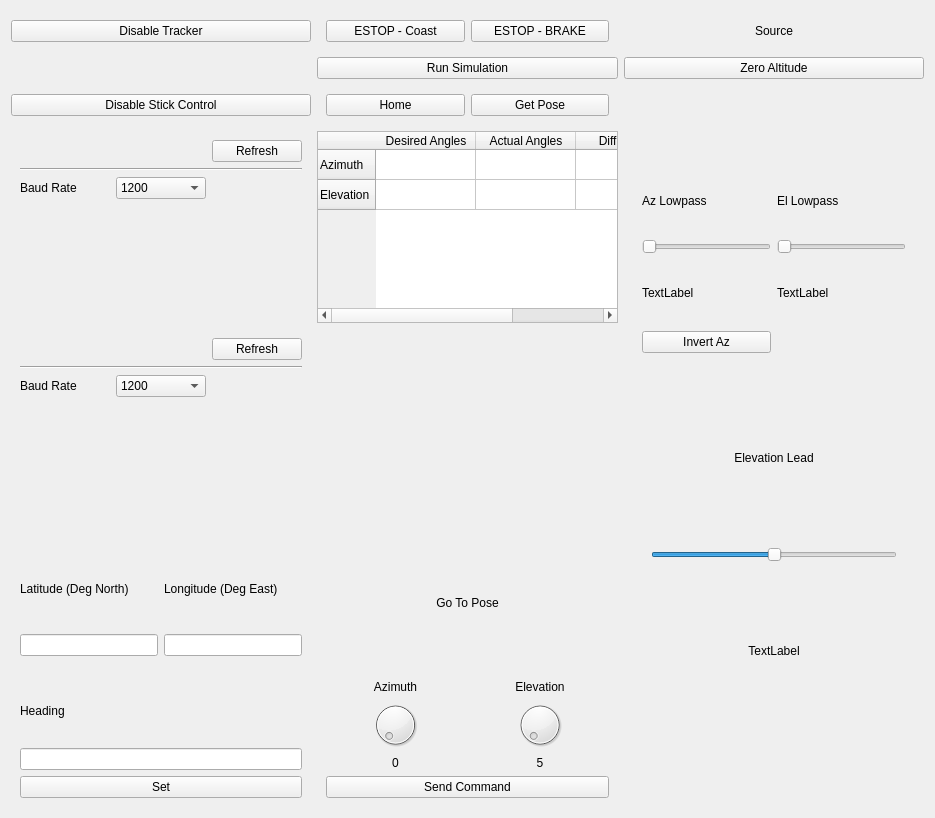
<?xml version="1.0" encoding="UTF-8"?>
<ui version="4.0">
 <class>TrackerWindow</class>
 <widget class="QWidget" name="TrackerWindow">
  <property name="geometry">
   <rect>
    <x>0</x>
    <y>0</y>
    <width>935</width>
    <height>818</height>
   </rect>
  </property>
  <property name="windowTitle">
   <string>TrackerWindow</string>
  </property>
  <layout class="QGridLayout" name="gridLayout" rowstretch="1,1,1,5,5,3,1" columnstretch="1,1,1">
   <item row="6" column="1">
    <widget class="QWidget" name="SetPoseContainer" native="true">
     <layout class="QGridLayout" name="gridLayout_5">
      <item row="3" column="1">
       <widget class="QLabel" name="ElevationDialValue">
        <property name="text">
         <string>5</string>
        </property>
        <property name="alignment">
         <set>Qt::AlignmentFlag::AlignCenter</set>
        </property>
       </widget>
      </item>
      <item row="3" column="0">
       <widget class="QLabel" name="AzimuthDialValue">
        <property name="text">
         <string>0</string>
        </property>
        <property name="alignment">
         <set>Qt::AlignmentFlag::AlignCenter</set>
        </property>
       </widget>
      </item>
      <item row="2" column="0">
       <widget class="QDial" name="AzimuthDial">
        <property name="maximum">
         <number>360</number>
        </property>
       </widget>
      </item>
      <item row="1" column="1">
       <widget class="QLabel" name="label_6">
        <property name="text">
         <string>Elevation</string>
        </property>
        <property name="alignment">
         <set>Qt::AlignmentFlag::AlignCenter</set>
        </property>
       </widget>
      </item>
      <item row="1" column="0">
       <widget class="QLabel" name="label_5">
        <property name="text">
         <string>Azimuth</string>
        </property>
        <property name="alignment">
         <set>Qt::AlignmentFlag::AlignCenter</set>
        </property>
       </widget>
      </item>
      <item row="2" column="1">
       <widget class="QDial" name="ElevationDial">
        <property name="minimum">
         <number>2</number>
        </property>
        <property name="maximum">
         <number>178</number>
        </property>
        <property name="orientation">
         <enum>Qt::Orientation::Horizontal</enum>
        </property>
       </widget>
      </item>
      <item row="4" column="0" colspan="2">
       <widget class="QPushButton" name="SendPoseCommandButton">
        <property name="text">
         <string>Send Command</string>
        </property>
       </widget>
      </item>
     </layout>
    </widget>
   </item>
   <item row="2" column="2" rowspan="5">
    <widget class="QWidget" name="widget_9" native="true">
     <layout class="QGridLayout" name="gridLayout_8" rowstretch="1">
      <item row="0" column="0">
       <widget class="QWidget" name="widget_14" native="true">
        <layout class="QGridLayout" name="gridLayout_7" rowstretch="1,1,1,1,1,1,5,0">
         <item row="5" column="0" rowspan="2" colspan="2">
          <widget class="QWidget" name="widget_10" native="true">
           <layout class="QGridLayout" name="gridLayout_9" rowstretch="1,1,1">
            <property name="verticalSpacing">
             <number>0</number>
            </property>
            <item row="1" column="0">
             <widget class="QSlider" name="ElevationLeadSlider">
              <property name="minimum">
               <number>-15</number>
              </property>
              <property name="maximum">
               <number>15</number>
              </property>
              <property name="sliderPosition">
               <number>0</number>
              </property>
              <property name="orientation">
               <enum>Qt::Orientation::Horizontal</enum>
              </property>
             </widget>
            </item>
            <item row="0" column="0">
             <widget class="QLabel" name="label_12">
              <property name="text">
               <string>Elevation Lead</string>
              </property>
              <property name="alignment">
               <set>Qt::AlignmentFlag::AlignCenter</set>
              </property>
             </widget>
            </item>
            <item row="2" column="0">
             <widget class="QLabel" name="ElevationLeadValue">
              <property name="text">
               <string>TextLabel</string>
              </property>
              <property name="alignment">
               <set>Qt::AlignmentFlag::AlignCenter</set>
              </property>
             </widget>
            </item>
           </layout>
          </widget>
         </item>
         <item row="3" column="1">
          <widget class="QLabel" name="ElLowpassValue">
           <property name="text">
            <string>TextLabel</string>
           </property>
          </widget>
         </item>
         <item row="1" column="1">
          <widget class="QLabel" name="label_10">
           <property name="text">
            <string>El Lowpass</string>
           </property>
          </widget>
         </item>
         <item row="1" column="0">
          <widget class="QLabel" name="label_9">
           <property name="text">
            <string>Az Lowpass</string>
           </property>
          </widget>
         </item>
         <item row="2" column="0">
          <widget class="QSlider" name="AzimuthLowpassValue">
           <property name="maximum">
            <number>15</number>
           </property>
           <property name="orientation">
            <enum>Qt::Orientation::Horizontal</enum>
           </property>
          </widget>
         </item>
         <item row="3" column="0">
          <widget class="QLabel" name="AzLowpassValue">
           <property name="text">
            <string>TextLabel</string>
           </property>
          </widget>
         </item>
         <item row="2" column="1">
          <widget class="QSlider" name="ElevationLowpassValue">
           <property name="maximum">
            <number>15</number>
           </property>
           <property name="orientation">
            <enum>Qt::Orientation::Horizontal</enum>
           </property>
          </widget>
         </item>
         <item row="7" column="0">
          <spacer name="verticalSpacer">
           <property name="orientation">
            <enum>Qt::Orientation::Vertical</enum>
           </property>
           <property name="sizeHint" stdset="0">
            <size>
             <width>20</width>
             <height>40</height>
            </size>
           </property>
          </spacer>
         </item>
         <item row="4" column="0">
          <widget class="QPushButton" name="InvertAz">
           <property name="text">
            <string>Invert Az</string>
           </property>
          </widget>
         </item>
        </layout>
       </widget>
      </item>
     </layout>
    </widget>
   </item>
   <item row="1" column="1">
    <widget class="QPushButton" name="RunSimButton">
     <property name="text">
      <string>Run Simulation</string>
     </property>
    </widget>
   </item>
   <item row="5" column="1">
    <widget class="QLabel" name="label_4">
     <property name="text">
      <string>Go To Pose</string>
     </property>
     <property name="alignment">
      <set>Qt::AlignmentFlag::AlignCenter</set>
     </property>
    </widget>
   </item>
   <item row="3" column="0">
    <widget class="QWidget" name="widget_2" native="true">
     <layout class="QGridLayout" name="gridLayout_6">
      <item row="0" column="0" colspan="2">
       <widget class="TrackerConnectionIndicator" name="widget_13" native="true">
        <property name="sizePolicy">
         <sizepolicy hsizetype="Preferred" vsizetype="Maximum">
          <horstretch>0</horstretch>
          <verstretch>0</verstretch>
         </sizepolicy>
        </property>
        <property name="minimumSize">
         <size>
          <width>0</width>
          <height>10</height>
         </size>
        </property>
        <property name="maximumSize">
         <size>
          <width>100</width>
          <height>16777215</height>
         </size>
        </property>
       </widget>
      </item>
      <item row="3" column="0">
       <widget class="QLabel" name="label_7">
        <property name="text">
         <string>Baud Rate</string>
        </property>
       </widget>
      </item>
      <item row="3" column="1">
       <widget class="QComboBox" name="TrackerBaudRateDropdown">
        <property name="currentText">
         <string>1200</string>
        </property>
        <item>
         <property name="text">
          <string>1200</string>
         </property>
        </item>
        <item>
         <property name="text">
          <string>2400</string>
         </property>
        </item>
        <item>
         <property name="text">
          <string>4800</string>
         </property>
        </item>
        <item>
         <property name="text">
          <string>9600</string>
         </property>
        </item>
        <item>
         <property name="text">
          <string>19200</string>
         </property>
        </item>
        <item>
         <property name="text">
          <string>38400</string>
         </property>
        </item>
        <item>
         <property name="text">
          <string>57600</string>
         </property>
        </item>
        <item>
         <property name="text">
          <string>115200</string>
         </property>
        </item>
        <item>
         <property name="text">
          <string>230400</string>
         </property>
        </item>
        <item>
         <property name="text">
          <string>460800</string>
         </property>
        </item>
        <item>
         <property name="text">
          <string>921600</string>
         </property>
        </item>
       </widget>
      </item>
      <item row="0" column="2">
       <widget class="QPushButton" name="RefreshPortsButton1">
        <property name="text">
         <string>Refresh</string>
        </property>
        <property name="icon">
         <iconset theme="QIcon::ThemeIcon::ViewRefresh"/>
        </property>
       </widget>
      </item>
      <item row="2" column="0" colspan="3">
       <widget class="Line" name="line">
        <property name="orientation">
         <enum>Qt::Orientation::Horizontal</enum>
        </property>
       </widget>
      </item>
      <item row="4" column="0" colspan="3">
       <widget class="SerialPortList" name="TrackerSerialPortList" native="true"/>
      </item>
     </layout>
    </widget>
   </item>
   <item row="0" column="2">
    <widget class="QLabel" name="label_11">
     <property name="text">
      <string>Source</string>
     </property>
     <property name="alignment">
      <set>Qt::AlignmentFlag::AlignCenter</set>
     </property>
    </widget>
   </item>
   <item row="6" column="0">
    <widget class="QWidget" name="widget" native="true">
     <layout class="QGridLayout" name="gridLayout_4">
      <item row="3" column="0">
       <widget class="QPushButton" name="SetInputsButton">
        <property name="text">
         <string>Set</string>
        </property>
       </widget>
      </item>
      <item row="0" column="0">
       <widget class="QLabel" name="label_3">
        <property name="text">
         <string>Heading</string>
        </property>
       </widget>
      </item>
      <item row="1" column="0">
       <widget class="QLineEdit" name="HeadingValue"/>
      </item>
     </layout>
    </widget>
   </item>
   <item row="5" column="0">
    <widget class="QWidget" name="GpsData" native="true">
     <layout class="QGridLayout" name="gridLayout_3">
      <item row="0" column="1">
       <widget class="QLabel" name="label_2">
        <property name="text">
         <string>Longitude (Deg East)</string>
        </property>
       </widget>
      </item>
      <item row="0" column="0">
       <widget class="QLabel" name="label">
        <property name="text">
         <string>Latitude (Deg North)</string>
        </property>
       </widget>
      </item>
      <item row="1" column="0">
       <widget class="QLineEdit" name="LatitudeValue"/>
      </item>
      <item row="1" column="1">
       <widget class="QLineEdit" name="LongitudeValue"/>
      </item>
     </layout>
    </widget>
   </item>
   <item row="2" column="0">
    <widget class="QPushButton" name="ToggleManualModeButton">
     <property name="text">
      <string>Disable Stick Control</string>
     </property>
    </widget>
   </item>
   <item row="2" column="1">
    <widget class="QWidget" name="widget_4" native="true">
     <layout class="QHBoxLayout" name="horizontalLayout_2">
      <item>
       <widget class="QPushButton" name="HomeButton">
        <property name="text">
         <string>Home</string>
        </property>
       </widget>
      </item>
      <item>
       <widget class="QPushButton" name="GetPoseButton">
        <property name="sizePolicy">
         <sizepolicy hsizetype="Minimum" vsizetype="Maximum">
          <horstretch>0</horstretch>
          <verstretch>0</verstretch>
         </sizepolicy>
        </property>
        <property name="text">
         <string>Get Pose</string>
        </property>
       </widget>
      </item>
     </layout>
    </widget>
   </item>
   <item row="0" column="1">
    <widget class="QWidget" name="widget_3" native="true">
     <layout class="QHBoxLayout" name="horizontalLayout">
      <item>
       <widget class="QPushButton" name="EstopCoastButton">
        <property name="text">
         <string>ESTOP - Coast</string>
        </property>
       </widget>
      </item>
      <item>
       <widget class="QPushButton" name="EstopBrakeButton">
        <property name="text">
         <string>ESTOP - BRAKE</string>
        </property>
       </widget>
      </item>
     </layout>
    </widget>
   </item>
   <item row="0" column="0">
    <widget class="QPushButton" name="ToggleTrackerButton">
     <property name="text">
      <string>Disable Tracker</string>
     </property>
    </widget>
   </item>
   <item row="4" column="1">
    <widget class="QWidget" name="widget_5" native="true">
     <property name="minimumSize">
      <size>
       <width>0</width>
       <height>10</height>
      </size>
     </property>
     <layout class="QHBoxLayout" name="horizontalLayout_3">
      <property name="leftMargin">
       <number>0</number>
      </property>
      <property name="topMargin">
       <number>0</number>
      </property>
      <property name="rightMargin">
       <number>0</number>
      </property>
      <property name="bottomMargin">
       <number>0</number>
      </property>
      <item>
       <widget class="AzimuthWidget" name="widget_7" native="true"/>
      </item>
      <item>
       <widget class="ElevationWidget" name="widget_8" native="true"/>
      </item>
     </layout>
    </widget>
   </item>
   <item row="3" column="1">
    <widget class="QTableWidget" name="AnglesTable">
     <property name="sizePolicy">
      <sizepolicy hsizetype="Expanding" vsizetype="Maximum">
       <horstretch>0</horstretch>
       <verstretch>0</verstretch>
      </sizepolicy>
     </property>
     <property name="editTriggers">
      <set>QAbstractItemView::EditTrigger::NoEditTriggers</set>
     </property>
     <property name="selectionMode">
      <enum>QAbstractItemView::SelectionMode::NoSelection</enum>
     </property>
     <attribute name="horizontalHeaderHighlightSections">
      <bool>false</bool>
     </attribute>
     <attribute name="verticalHeaderVisible">
      <bool>true</bool>
     </attribute>
     <attribute name="verticalHeaderHighlightSections">
      <bool>false</bool>
     </attribute>
     <row>
      <property name="text">
       <string>Azimuth</string>
      </property>
     </row>
     <row>
      <property name="text">
       <string>Elevation</string>
      </property>
     </row>
     <column>
      <property name="text">
       <string>Desired Angles</string>
      </property>
     </column>
     <column>
      <property name="text">
       <string>Actual Angles</string>
      </property>
     </column>
     <column>
      <property name="text">
       <string>Difference</string>
      </property>
     </column>
     <item row="0" column="0">
      <property name="text">
       <string/>
      </property>
     </item>
    </widget>
   </item>
   <item row="4" column="0">
    <widget class="QWidget" name="widget_6" native="true">
     <layout class="QGridLayout" name="gridLayout_2">
      <item row="2" column="1">
       <widget class="QComboBox" name="PointerBaudRateDropdown">
        <item>
         <property name="text">
          <string>1200</string>
         </property>
        </item>
        <item>
         <property name="text">
          <string>2400</string>
         </property>
        </item>
        <item>
         <property name="text">
          <string>4800</string>
         </property>
        </item>
        <item>
         <property name="text">
          <string>9600</string>
         </property>
        </item>
        <item>
         <property name="text">
          <string>19200</string>
         </property>
        </item>
        <item>
         <property name="text">
          <string>57600</string>
         </property>
        </item>
        <item>
         <property name="text">
          <string>115200</string>
         </property>
        </item>
        <item>
         <property name="text">
          <string>460800</string>
         </property>
        </item>
        <item>
         <property name="text">
          <string>921600</string>
         </property>
        </item>
       </widget>
      </item>
      <item row="0" column="0" colspan="2">
       <widget class="PointerConnectionIndicator" name="widget_12" native="true">
        <property name="sizePolicy">
         <sizepolicy hsizetype="Preferred" vsizetype="Maximum">
          <horstretch>0</horstretch>
          <verstretch>0</verstretch>
         </sizepolicy>
        </property>
        <property name="minimumSize">
         <size>
          <width>0</width>
          <height>10</height>
         </size>
        </property>
        <property name="maximumSize">
         <size>
          <width>100</width>
          <height>16777215</height>
         </size>
        </property>
       </widget>
      </item>
      <item row="2" column="0">
       <widget class="QLabel" name="label_8">
        <property name="text">
         <string>Baud Rate</string>
        </property>
       </widget>
      </item>
      <item row="0" column="2">
       <widget class="QPushButton" name="RefreshPortsButton2">
        <property name="text">
         <string>Refresh</string>
        </property>
        <property name="icon">
         <iconset theme="QIcon::ThemeIcon::ViewRefresh"/>
        </property>
       </widget>
      </item>
      <item row="1" column="0" colspan="3">
       <widget class="Line" name="line_2">
        <property name="orientation">
         <enum>Qt::Orientation::Horizontal</enum>
        </property>
       </widget>
      </item>
      <item row="3" column="0" colspan="3">
       <widget class="SerialPortList" name="PointerSerialPortList" native="true"/>
      </item>
     </layout>
    </widget>
   </item>
   <item row="1" column="2">
    <widget class="QPushButton" name="ZeroAltitude">
     <property name="text">
      <string>Zero Altitude</string>
     </property>
    </widget>
   </item>
  </layout>
 </widget>
 <customwidgets>
  <customwidget>
   <class>SerialPortList</class>
   <extends>QWidget</extends>
   <header>Frontend/Widgets/SerialPortList/SerialPortList.h</header>
   <container>1</container>
  </customwidget>
  <customwidget>
   <class>AzimuthWidget</class>
   <extends>QWidget</extends>
   <header>Frontend/Widgets/TrackerPositionWidget/AzimuthWidget.h</header>
   <container>1</container>
  </customwidget>
  <customwidget>
   <class>ElevationWidget</class>
   <extends>QWidget</extends>
   <header>Frontend/Widgets/TrackerPositionWidget/ElevationWidget.h</header>
   <container>1</container>
  </customwidget>
  <customwidget>
   <class>TrackerConnectionIndicator</class>
   <extends>QWidget</extends>
   <header>Frontend/Widgets/IndicatorWidget/TrackerIndicator/TrackerConnectionIndicator.h</header>
   <container>1</container>
  </customwidget>
  <customwidget>
   <class>PointerConnectionIndicator</class>
   <extends>QWidget</extends>
   <header>Frontend/Widgets/IndicatorWidget/PointerIndicator/PointerConnectionIndicator.h</header>
   <container>1</container>
  </customwidget>
 </customwidgets>
 <resources/>
 <connections/>
</ui>
